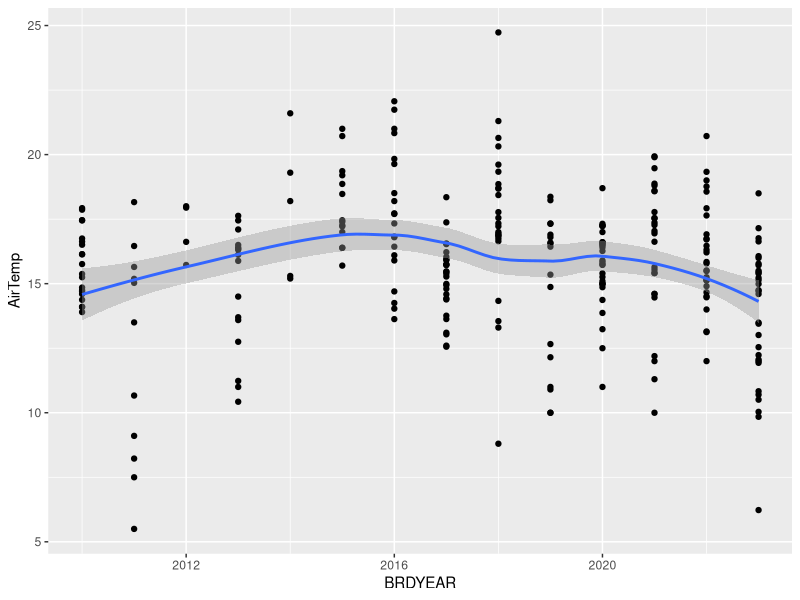
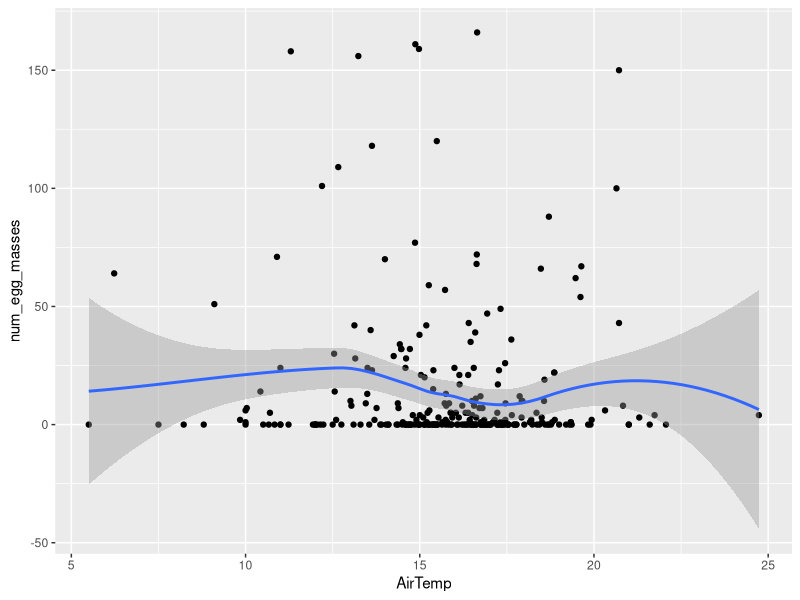
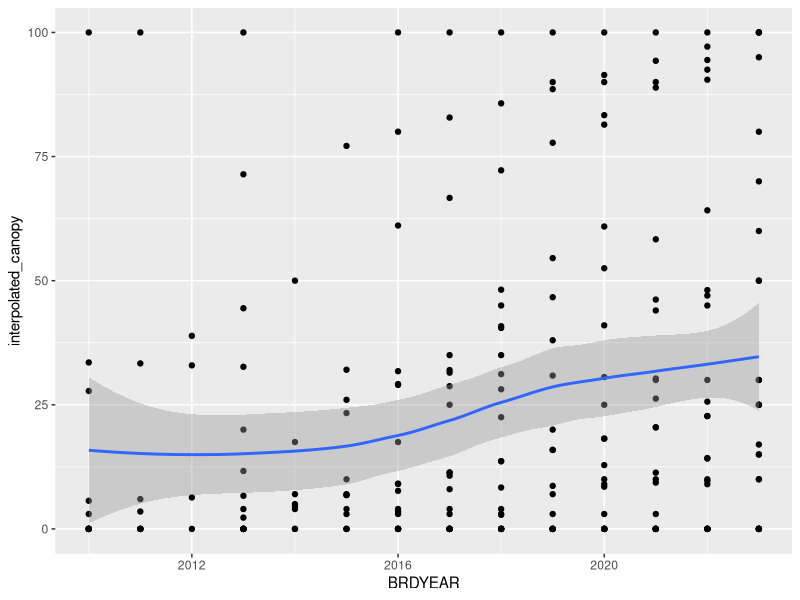
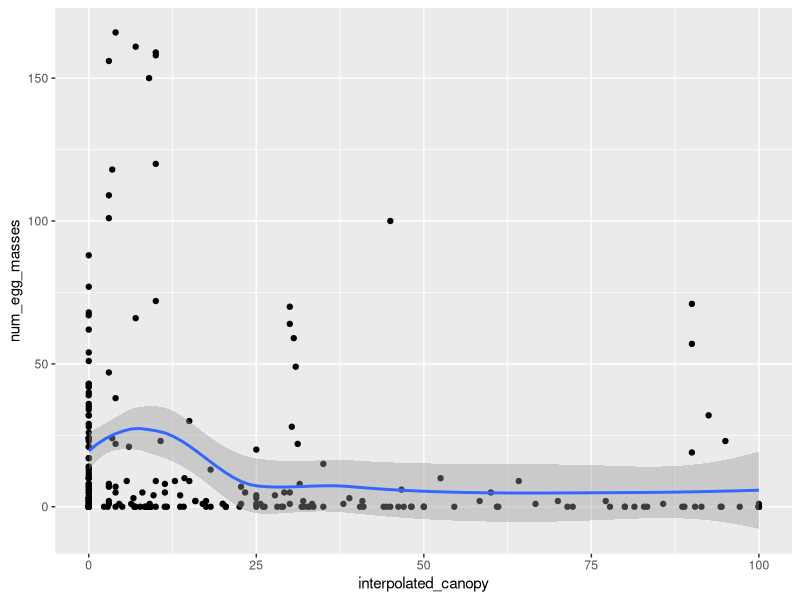
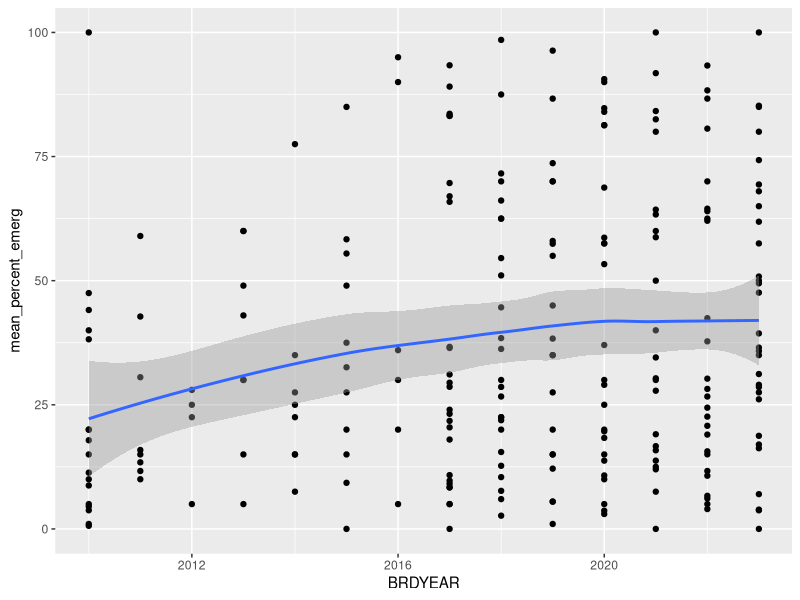
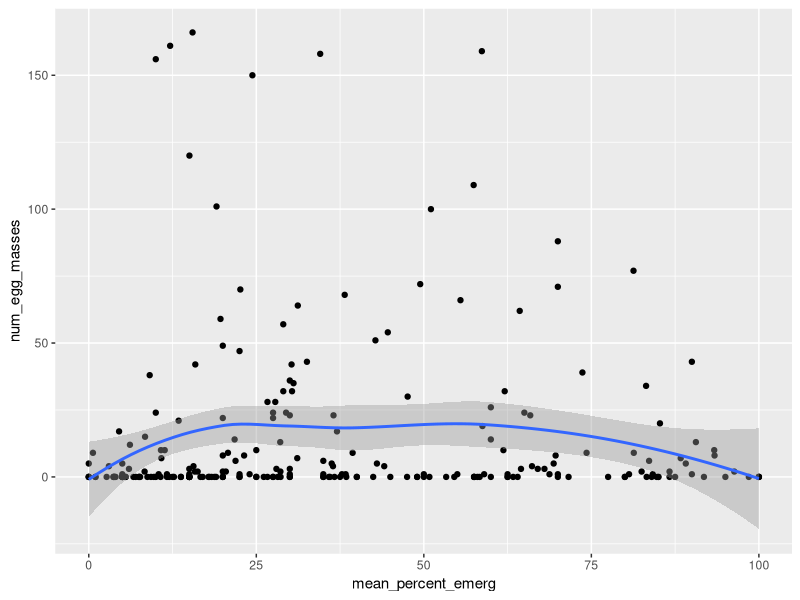
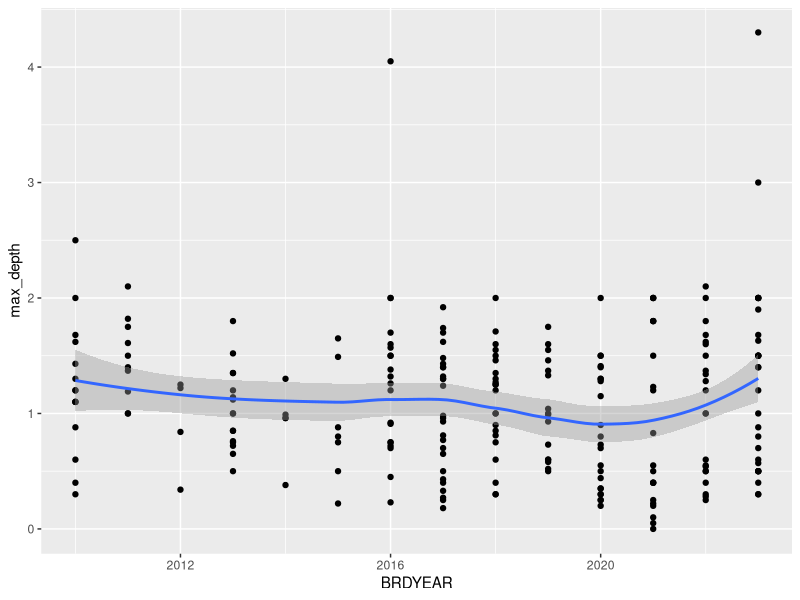
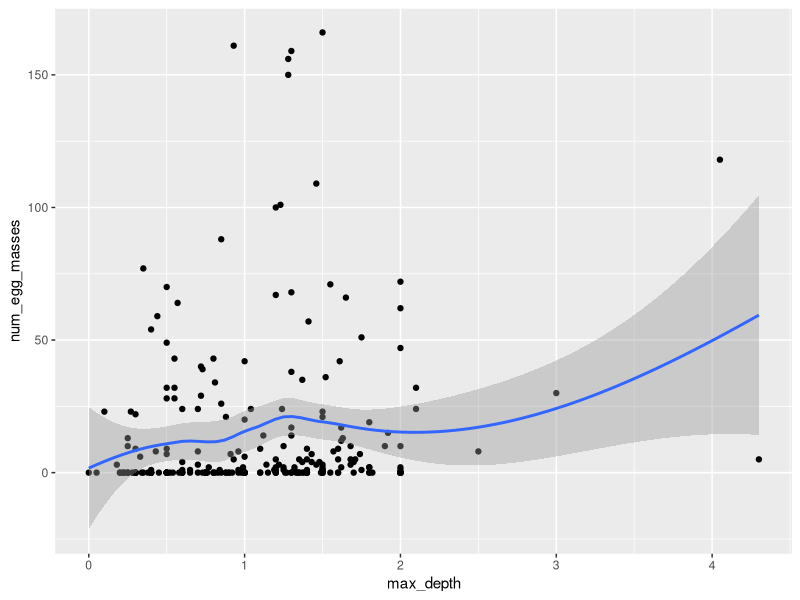

The R script that drew these images, in order:
# plots of covariate raw data between years
library(ggplot2)
library(tidyverse)

setwd(here::here("code"))
between_year_data <- read_csv(here::here("data", "between_year_data.csv"))


#### mean_percent_emerg ####
# emergent vegetation vs. egg masses
emergent_plot <- between_year_data %>% 
  ggplot(aes(x=mean_percent_emerg, y=num_egg_masses)) +
  geom_point() +
  geom_smooth()

# emergent vs. time
emergent_BRD_plot <- between_year_data %>% 
  ggplot(aes(x=BRDYEAR, y=mean_percent_emerg)) +
  geom_point() +
  geom_smooth()

#### mean_percent_sub ####
# submerg vs. egg masses
submergent_plot <- between_year_data %>% 
  ggplot(aes(x=mean_percent_sub, y=num_egg_masses)) +
  geom_point() +
  geom_smooth()

## submerg vs. time
subemergent_BRD_plot <- between_year_data %>% 
  ggplot(aes(x=BRDYEAR, y=mean_percent_sub)) +
  geom_point() +
  geom_smooth()

#### mean_percent_water ####
# open water vs. egg masses
open_water_plot <- between_year_data %>% 
  ggplot(aes(x=mean_percent_water, y=num_egg_masses)) +
  geom_point() +
  geom_smooth()

## open water vs. time
open_water_BRD_plot <- between_year_data %>% 
  ggplot(aes(x=BRDYEAR, y=mean_percent_water)) +
  geom_point() +
  geom_smooth()

#### interpolated_canopy ####
# canopy vs. egg masses
canopy_plot <- between_year_data %>% 
  ggplot(aes(x=interpolated_canopy, y=num_egg_masses)) +
  geom_point() +
  geom_smooth()

## canopy vs. time
canopy_BRD_plot <- between_year_data %>% 
  ggplot(aes(x=BRDYEAR, y=interpolated_canopy)) +
  geom_point() +
  geom_smooth()

#### yearly_rain ####
# yearly rain vs. egg masses
rain_plot <- between_year_data %>% 
  ggplot(aes(x=yearly_rain, y=num_egg_masses)) +
  geom_point() +
  geom_smooth()

## yearly rain vs. time
rain_BRD_plot <- between_year_data %>% 
  ggplot(aes(x=BRDYEAR, y=yearly_rain)) +
  geom_point() +
  geom_smooth()

#### mean_max_depth ####
# mean_max_depth vs. egg masses
mean_max_depth_plot <- between_year_data %>% 
  ggplot(aes(x=mean_max_depth, y=num_egg_masses)) +
  geom_point() +
  geom_smooth() # SE = false ? why is this below 0?

## mean_max_depth vs. time
mean_max_depth_BRD_plot <- between_year_data %>% 
  ggplot(aes(x=BRDYEAR, y=mean_max_depth)) +
  geom_point() +
  geom_smooth()

#### max_depth ####
# max_depth vs. egg masses
max_depth_plot <- between_year_data %>% 
  ggplot(aes(x=max_depth, y=num_egg_masses)) +
  geom_point() +
  geom_smooth()

## max_depth vs. time
max_depth_BRD_plot <- between_year_data %>% 
  ggplot(aes(x=BRDYEAR, y=max_depth)) +
  geom_point() +
  geom_smooth()

#### AirTemp ####
# AirTemp vs. egg masses
AirTemp_plot <- between_year_data %>% 
  ggplot(aes(x=AirTemp, y=num_egg_masses)) +
  geom_point() +
  geom_smooth()

## AirTemp vs. time
AirTemp_BRD_plot <- between_year_data %>% 
  ggplot(aes(x=BRDYEAR, y=AirTemp)) +
  geom_point() +
  geom_smooth()

#### WaterTemp ####
# WaterTemp vs. egg masses
WaterTemp_plot <- between_year_data %>% 
  ggplot(aes(x=WaterTemp, y=num_egg_masses)) +
  geom_point() +
  geom_smooth()

## WaterTemp vs. time
WaterTemp_BRD_plot <- between_year_data %>% 
  ggplot(aes(x=BRDYEAR, y=WaterTemp)) +
  geom_point() +
  geom_smooth()

#### mean_salinity:CoastalSite ####
#TODO: do these look right?
coastal_between_year_data <- between_year_data %>% 
  filter(CoastalSite == TRUE)

# mean_salinity vs. egg masses
mean_salinity_plot <- coastal_between_year_data %>% 
  ggplot(aes(x=mean_salinity, y=num_egg_masses)) +
  geom_point() +
  geom_smooth()

## mean_salinity vs. time
mean_salinity_BRD_plot <- coastal_between_year_data %>% 
  ggplot(aes(x=BRDYEAR, y=mean_salinity)) +
  geom_point() +
  geom_smooth()

#### max_salinity:CoastalSite ####
# max_salinity vs. egg masses
max_salinity_plot <- coastal_between_year_data %>% 
  ggplot(aes(x=max_salinity, y=num_egg_masses)) +
  geom_point() +
  geom_smooth()

## max_salinity vs. time
max_salinity_BRD_plot <- coastal_between_year_data %>% 
  ggplot(aes(x=BRDYEAR, y=max_salinity)) +
  geom_point() +
  geom_smooth()

#### combined output with egg masses####
